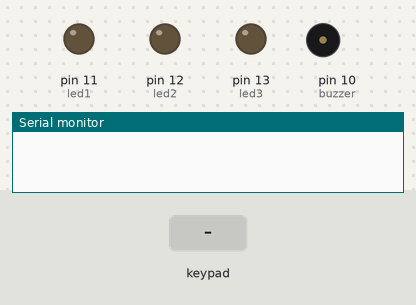
This sketch was run on a simulated Arduino Uno, built with avr-gcc and run on an emulated ATmega328P. Parts: output pins drawn as LEDs (lit = HIGH), buzzer (waves = sounding, pin HIGH), the last lines printed to the serial monitor. The test bench sets the inputs (shaded band).

Above: at 1.2 s.
1.3 s: key '*' pressed
At 3.1 s:
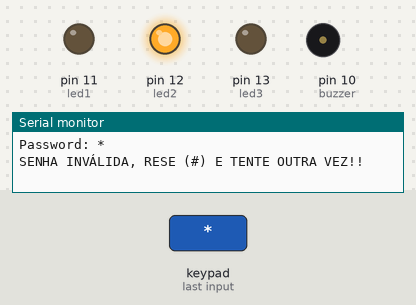
3.8 s: keypad keys 1 2 3 4 # pressed 0.4 s apart
At 6.7 s:
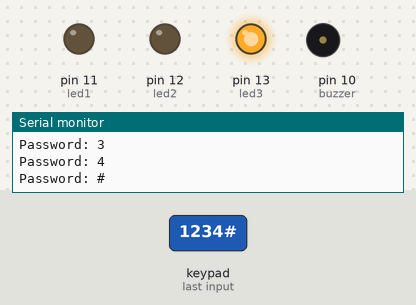
7.3 s: key 'A' pressed
At 8.3 s:
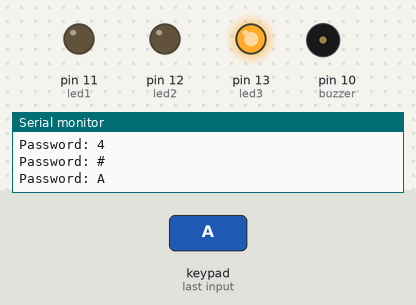
8.8 s: keypad keys 1 2 3 4 D pressed 0.4 s apart
At 9.0 s:
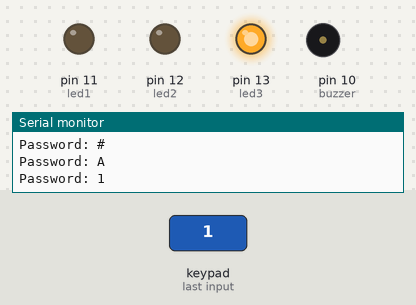
12.3 s: key 'B' pressed
At 13.3 s:
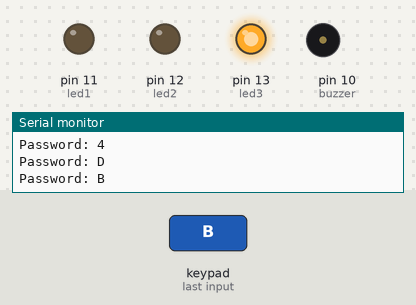
Timing chart, 0 to 14.8 s (numbered marks = the images above; inputs shaded):
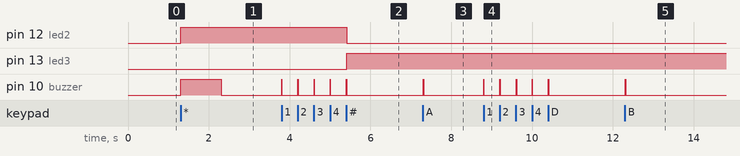

Measured:
- after the input at 1.3 s, pin 12 (led2): LOW → HIGH at once; pin 10 (buzzer): LOW → HIGH at once, → LOW 1.0 s later
- after the input at 3.8 s, pin 12 (led2): HIGH → LOW after 1.6 s; pin 13 (led3): LOW → HIGH after 1.6 s; pin 10 (buzzer): alternates HIGH for 0.01 s and LOW for 0.39 s, 10 changes in all, then stays LOW, starting at once
- after the input at 7.3 s, pin 10 (buzzer): LOW → HIGH at once, → LOW 0.01 s later
- after the input at 8.8 s, pin 10 (buzzer): alternates HIGH for 0.01 s and LOW for 0.39 s, 10 changes in all, then stays LOW, starting at once
- after the input at 12.3 s, pin 10 (buzzer): LOW → HIGH at once, → LOW 0.01 s later

The sketch:

passKeyboard.ino
```cpp
//include de biblioteca do arduino
#include <Password.h>
#include <Keypad.h>
//OBS: PODE HAVER GRAVAÇÃO DE SENHA NA EPROM, COM OUTRA PROGRAMÇÃO
Password password = Password("1234"); //senha declarada para digitação
const byte ROWS = 4; //4 linhas do teclado
const byte COLS = 4; //4 colunas do teclado
//utilizando o teclado como caractere e indicando suas teclas como char, não como uma matriz.
char keys[ROWS][COLS] = {
  {'1','2','3','A'},
  {'4','5','6','B'},
  {'7','8','9','C'},
  {'*','0','#','D'}
};
//dando nome aos pinos e indicando seu caminho do teclado referente a linhas e colunas
byte rowPins[ROWS] = {2,3,4,5};
byte colPins[COLS] = {6,7,8,9};
//declarando pinos
int buzzer = 10;
int led1 = 11;
int led2 = 12;
int led3 = 13;
Keypad keypad = Keypad(makeKeymap(keys),rowPins,colPins,ROWS,COLS);
void setup() {
  // put your setup code here, to run once:
  //setando pinos como saida
  pinMode(led1, OUTPUT);
  pinMode(led2, OUTPUT);
  pinMode(led3, OUTPUT);
  pinMode(buzzer, OUTPUT);
  Serial.begin(9600);
  keypad.addEventListener(keypadEvent); // adionar um ouvinte de eventos para o telcado
}
void loop() {
  // put your main code here, to run repeatedly:
  keypad.getKey();
}
//tratamento para os eventos
void keypadEvent(KeypadEvent eKey) {
  switch (keypad.getState()){
    case PRESSED:
      Serial.print("Password: "); //pede para digitar a senha
      Serial.println(eKey); //lê a senha digitada
    digitalWrite(buzzer, HIGH); // liga o buzzer
    delay(8); //buzzer ligado por 8 milissegundos
    digitalWrite(buzzer, LOW); //desliga o buzzer
      switch (eKey){
        case '*': checkPassword(); break; //funciona como ENTER checa se a senha digitada é correta, seria a tecla CONFIRMAR
        case '#': password.reset(); //reinicia para digitar novamente
   digitalWrite(led3, HIGH); // para resetar o led amarelo (led 3) fica acesso os demais desligado
   digitalWrite(led1, LOW);
   digitalWrite(led2, LOW);
   break; //sai sintaxe passando para próximo
    default: password.append(eKey);
      }
  }
}
//SE A SENHA FOR DIGITADA CORRETAMENTE
void checkPassword(){
  if (password.evaluate()){
    Serial.println("##SUCESSO##"); //mensagem exibita no monitor serial
    alert();//emite um alerta de que a senha foi digitado corretamente
    digitalWrite(led1,HIGH); //liga o led 1 (VERDE) QUANDO A SENHA DIGITADA CORRETAMENTE e desliga os demais
    digitalWrite(led2, LOW);
    digitalWrite(led3, LOW);
  }
  else{
    Serial.println("SENHA INVÁLIDA, RESE (#) E TENTE OUTRA VEZ!!");//MENSAGEM DE SENHA DIGITADA ERRADA
    digitalWrite(led3 ,LOW);
    digitalWrite(led2, HIGH); //liga o led 2 (vermelho) e desliga os demais
    digitalWrite(buzzer, HIGH);
    delay(1000);
    digitalWrite(buzzer, LOW);
    digitalWrite(led1, LOW);
  }
}
void alert(){
  digitalWrite(buzzer, HIGH);
  delay(50);
  digitalWrite(buzzer, LOW);
  delay(50);
  digitalWrite(buzzer, HIGH);
  delay(50);
  digitalWrite(buzzer, LOW);
  delay(50);
  digitalWrite(buzzer, HIGH);
  delay(50);
  digitalWrite(buzzer,LOW);
  delay(10);
}
```
